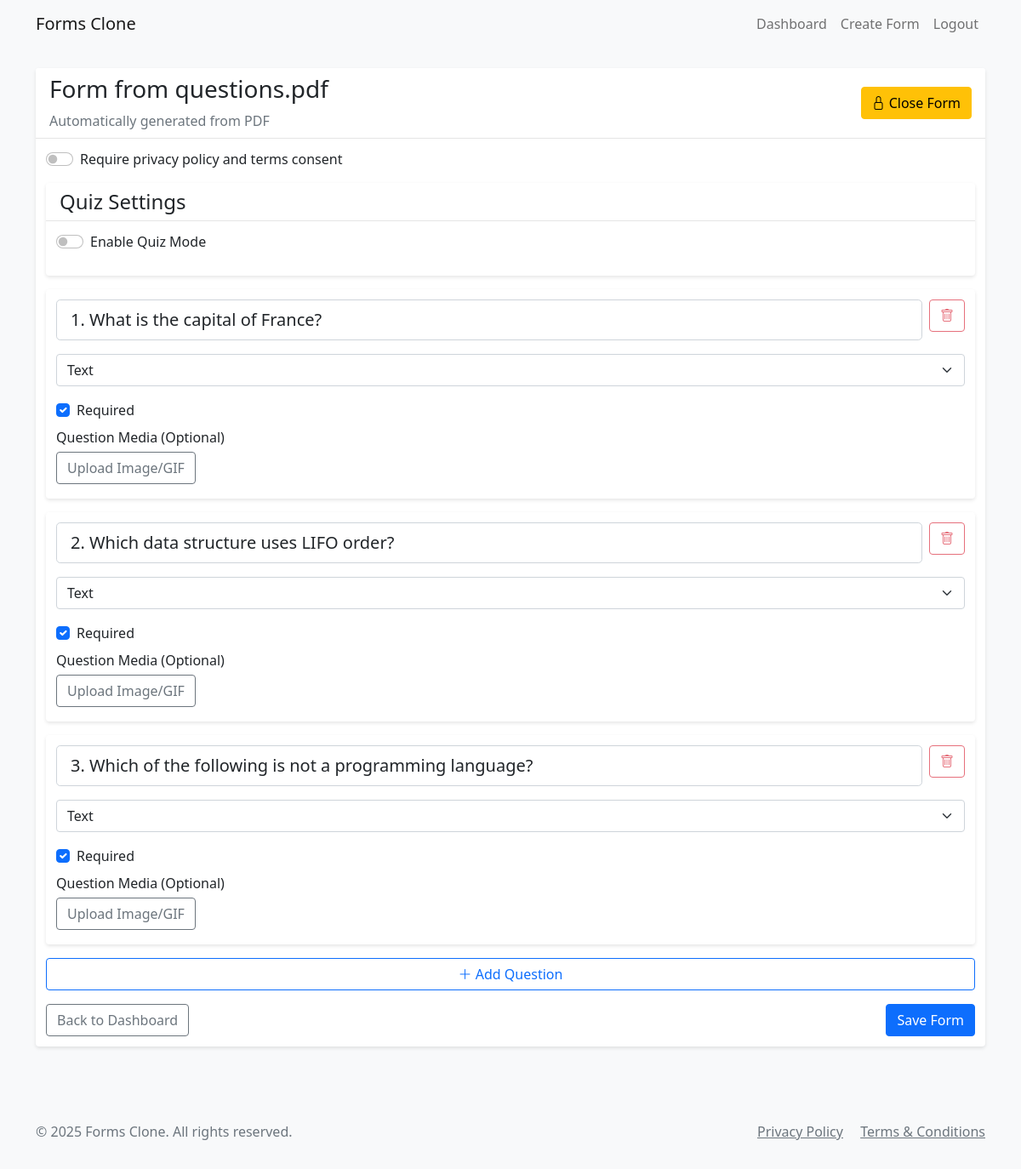
The app's page /form/1/edit (signed in) with its own data.
### app.py (models this page shows, shortened)
class Form(db.Model):
    id = db.Column(db.Integer, primary_key=True)
    title = db.Column(db.String(200), nullable=False)
    description = db.Column(db.Text)
    score = db.Column(db.Integer, default=100)
    created_at = db.Column(db.DateTime, default=datetime.utcnow)
    user_id = db.Column(db.Integer, db.ForeignKey('user.id', name='fk_form_user'), nullable=False)
    company_id = db.Column(db.Integer, db.ForeignKey('company.id', name='fk_form_company'), nullable=True)
    questions = db.relationship('Question', backref='form', lazy=True, cascade='all, delete-orphan')
    responses = db.relationship('Response', backref='form', lazy=True, cascade='all, delete-orphan')
    is_closed = db.Column(db.Boolean, default=False)  # New field to track if the form is closed/expired
    requires_consent = db.Column(db.Boolean, default=True)  # Require privacy policy and terms consent
    is_quiz = db.Column(db.Boolean, default=False)  # Is this form a quiz?
    passing_score = db.Column(db.Integer, default=0)  # Passing score percentage
    show_score = db.Column(db.Boolean, default=True)  # Whether to show score to respondents
    merged_url = db.Column(db.String(255), nullable=True, default='')

class Question(db.Model):
    id = db.Column(db.Integer, primary_key=True)
    form_id = db.Column(db.Integer, db.ForeignKey('form.id'), nullable=False)
    question_text = db.Column(db.String(500), nullable=False)
    question_type = db.Column(db.String(20), nullable=False)  # text, multiple_choice, checkbox
    options = db.Column(db.Text)  # JSON string for multiple choice/checkbox options
    required = db.Column(db.Boolean, default=False)
    order = db.Column(db.Integer, nullable=False)
    is_quiz_question = db.Column(db.Boolean, default=False)
    correct_answer = db.Column(db.Text, nullable=True)  # JSON string for correct answers
    points = db.Column(db.Integer, default=0)  # Points for correct answer
    feedback = db.Column(db.Text, nullable=True)  # Feedback for the question
    subquestions = relationship('SubQuestion', backref='parent_question', lazy=True,
                               cascade='all, delete-orphan')

### app.py (the view)
@app.route('/form/<int:form_id>/edit')
@login_required
def edit_form(form_id):
    form = Form.query.get_or_404(form_id)
    if form.user_id != current_user.id:
        return redirect(url_for('dashboard'))
    for q in form.questions:
        try:
            q.parsed_options = json.loads(q.options) if q.options else []
        except ValueError:
            q.parsed_options = []
    return render_template('edit_form.html', form=form)

### app.py (called while the page is built)
@app.context_processor
def inject_now():
    return {'now': datetime.now()}

@app.context_processor
def inject_csrf_token():
    return {'csrf_token': lambda: 'dummy_token'}

@login_manager.user_loader
def load_user(user_id):
    return User.query.get(int(user_id))

### templates/edit_form.html (shortened to what this page needs)
{% extends "base.html" %}
{% block content %}
<div class="row">
    <div class="col-md-12 col-lg-12 col-xl-12 mx-auto">
        <div class="card mb-4">
            <div class="card-header d-flex justify-content-between align-items-center">
                <div>
                <h3>{{ form.title }}</h3>
                <p class="text-muted mb-0">{{ form.description or 'No description' }}</p>
                </div>
                <div>
                    <form action="{{ url_for('toggle_form_status', form_id=form.id) }}" method="POST" class="d-inline">
                        <button type="submit" class="btn {% if form.is_closed %}btn-success{% else %}btn-warning{% endif %}" title="{% if form.is_closed %}Reopen Form{% else %}Close Form{% endif %}">
                            {% if form.is_closed %}
                            <i class="bi bi-unlock"></i> Reopen Form
                            {% else %}
                            <i class="bi bi-lock"></i> Close Form
                            {% endif %}
                        </button>
                    </form>
                </div>
            </div>
            <div class="card-body">
                <div class="mb-3">
                    <div class="form-check form-switch">
                        <input class="form-check-input" type="checkbox" id="requires_consent" {% if form.requires_consent %}checked{% endif %}>
                        <label class="form-check-label" for="requires_consent">Require privacy policy and terms consent</label>
                    </div>
                </div>
                <div class="card mb-3">
                    <div class="card-header">
                        <h4 class="mb-0">Quiz Settings</h4>
                    </div>
                    <div class="card-body">
                        <div class="form-check form-switch mb-3">
                            <input class="form-check-input" type="checkbox" id="is_quiz" {% if form.is_quiz %}checked{% endif %}>
                            <label class="form-check-label" for="is_quiz">Enable Quiz Mode</label>
                        </div>
                    </div>
                </div>
                <div id="questions-container">
                    {% for question in form.questions %}
                    <div class="question-card card mb-3" data-question-id="{{ question.id }}">
                        <div class="card-body">
                            <div class="d-flex justify-content-between align-items-start mb-3">
                                <input type="text" class="form-control form-control-lg question-text"
                                       value="{{ question.question_text }}"
                                       placeholder="Question text"
                                       aria-label="Question text">
                                <button class="btn btn-outline-danger ms-2 delete-question"
                                        title="Delete question">
                                    <i class="bi bi-trash" aria-hidden="true"></i>
                                </button>
                            </div>
                            <div class="mb-3">
                                <select class="form-select question-type" aria-label="Question type" title="Select question type">
                                    <option value="text" {% if question.question_type == 'text' %}selected{% endif %}>Text</option>
                                </select>
                            </div>
                            <div class="form-check mt-3">
                                <input class="form-check-input question-required" type="checkbox"
                                       {% if question.required %}checked{% endif %}
                                       id="required-{{ question.id }}">
                                <label class="form-check-label" for="required-{{ question.id }}">Required</label>
                            </div>
                            <div class="form-group">
                                <label>Question Media (Optional)</label>
                                <div class="media-upload-container">
                                    <button type="button" class="btn btn-outline-secondary media-upload-btn">
                                         Upload Image/GIF
                                    </button>
                                </div>
                            </div>
                        </div>
                    </div>
                    {% endfor %}
                </div>
                <button id="add-question" class="btn btn-outline-primary w-100 mb-3">
                    <i class="bi bi-plus-lg" aria-hidden="true"></i> Add Question
                </button>
                <div class="d-flex justify-content-between">
                    <a href="{{ url_for('dashboard') }}" class="btn btn-outline-secondary">Back to Dashboard</a>
                    <button id="save-form" class="btn btn-primary">Save Form</button>
                </div>
            </div>
        </div>
    </div>
</div>
{% endblock %}
{% block extra_css %}
<link rel="stylesheet" href="https://cdn.jsdelivr.net/npm/bootstrap-icons@1.7.2/font/bootstrap-icons.css">
{% endblock %}

### static/css/style.css (style rules this page uses)
body { background-color: #f8f9fa; }
.card { box-shadow: 0 2px 4px rgba(0, 0, 0, 0.1); border: none; }
.card-header { background-color: #fff; border-bottom: 1px solid rgba(0, 0, 0, 0.1); }
.question-card { transition: all 0.3s ease; }
.delete-question, .delete-option { opacity: 0.7; transition: opacity 0.2s ease; }
.form-check { margin-bottom: 0.5rem; }

### templates/edit_form.html (style rules this page uses)
.card-body { padding: 0.75rem; }
.media-upload-btn { margin: 5px 0; }

### records on screen
Form: title "Form from questions.pdf", description "Automatically generated from PDF"
Question: question_text "1. What is the capital of France?", question_type "Text", required "☑"
Question: question_text "2. Which data structure uses LIFO order?", question_type "Text", required "☑"
Question: question_text "3. Which of the following is not a programming language?", question_type "Text", required "☑"

### other values on screen
{{ moment().format('YYYY') }} "2025"
